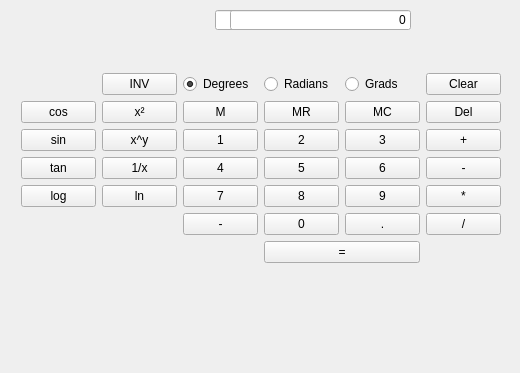
<?xml version="1.0" encoding="UTF-8"?>
<ui version="4.0">
 <class>Widget</class>
 <widget class="QWidget" name="Widget">
  <property name="geometry">
   <rect>
    <x>0</x>
    <y>0</y>
    <width>520</width>
    <height>373</height>
   </rect>
  </property>
  <property name="windowTitle">
   <string>Widget</string>
  </property>
  <property name="autoFillBackground">
   <bool>true</bool>
  </property>
  <widget class="QWidget" name="layoutWidget">
   <property name="geometry">
    <rect>
     <x>10</x>
     <y>40</y>
     <width>502</width>
     <height>256</height>
    </rect>
   </property>
   <layout class="QGridLayout" name="gridLayout_2">
    <item row="0" column="0" colspan="2">
     <layout class="QGridLayout" name="gridLayout">
      <item row="6" column="1">
       <widget class="QPushButton" name="buttonLn">
        <property name="text">
         <string>ln</string>
        </property>
       </widget>
      </item>
      <item row="5" column="1">
       <widget class="QPushButton" name="buttonInvers">
        <property name="text">
         <string>1/x</string>
        </property>
       </widget>
      </item>
      <item row="4" column="1">
       <widget class="QPushButton" name="buttonPow">
        <property name="text">
         <string>x^y</string>
        </property>
       </widget>
      </item>
      <item row="3" column="1">
       <widget class="QPushButton" name="buttonSqr">
        <property name="text">
         <string>x²</string>
        </property>
       </widget>
      </item>
      <item row="7" column="5">
       <widget class="QPushButton" name="buttonDot">
        <property name="text">
         <string>.</string>
        </property>
       </widget>
      </item>
      <item row="7" column="4">
       <widget class="QPushButton" name="button0">
        <property name="text">
         <string>0</string>
        </property>
       </widget>
      </item>
      <item row="7" column="3">
       <widget class="QPushButton" name="buttonSign">
        <property name="text">
         <string>-</string>
        </property>
       </widget>
      </item>
      <item row="6" column="3">
       <widget class="QPushButton" name="button7">
        <property name="text">
         <string>7</string>
        </property>
       </widget>
      </item>
      <item row="6" column="4">
       <widget class="QPushButton" name="button8">
        <property name="text">
         <string>8</string>
        </property>
       </widget>
      </item>
      <item row="6" column="5">
       <widget class="QPushButton" name="button9">
        <property name="text">
         <string>9</string>
        </property>
       </widget>
      </item>
      <item row="5" column="5">
       <widget class="QPushButton" name="button6">
        <property name="text">
         <string>6</string>
        </property>
       </widget>
      </item>
      <item row="5" column="4">
       <widget class="QPushButton" name="button5">
        <property name="text">
         <string>5</string>
        </property>
       </widget>
      </item>
      <item row="5" column="3">
       <widget class="QPushButton" name="button4">
        <property name="text">
         <string>4</string>
        </property>
       </widget>
      </item>
      <item row="4" column="5">
       <widget class="QPushButton" name="button3">
        <property name="text">
         <string>3</string>
        </property>
       </widget>
      </item>
      <item row="4" column="4">
       <widget class="QPushButton" name="button2">
        <property name="text">
         <string>2</string>
        </property>
       </widget>
      </item>
      <item row="4" column="3">
       <widget class="QPushButton" name="button1">
        <property name="text">
         <string>1</string>
        </property>
       </widget>
      </item>
      <item row="3" column="5">
       <widget class="QPushButton" name="mcButton">
        <property name="enabled">
         <bool>true</bool>
        </property>
        <property name="text">
         <string>MC</string>
        </property>
       </widget>
      </item>
      <item row="3" column="4">
       <widget class="QPushButton" name="mrButton">
        <property name="enabled">
         <bool>true</bool>
        </property>
        <property name="text">
         <string>MR</string>
        </property>
       </widget>
      </item>
      <item row="3" column="3">
       <widget class="QPushButton" name="mButton">
        <property name="text">
         <string>M</string>
        </property>
       </widget>
      </item>
      <item row="2" column="4">
       <widget class="QRadioButton" name="radians">
        <property name="text">
         <string>Radians</string>
        </property>
       </widget>
      </item>
      <item row="2" column="5">
       <widget class="QRadioButton" name="grads">
        <property name="text">
         <string>Grads</string>
        </property>
       </widget>
      </item>
      <item row="2" column="3">
       <widget class="QRadioButton" name="degrees">
        <property name="text">
         <string>Degrees</string>
        </property>
        <property name="checked">
         <bool>true</bool>
        </property>
       </widget>
      </item>
      <item row="2" column="1">
       <widget class="QPushButton" name="buttonInv">
        <property name="text">
         <string>INV</string>
        </property>
       </widget>
      </item>
      <item row="7" column="6">
       <widget class="QPushButton" name="buttonD">
        <property name="text">
         <string>/</string>
        </property>
       </widget>
      </item>
      <item row="6" column="6">
       <widget class="QPushButton" name="buttonT">
        <property name="text">
         <string>*</string>
        </property>
       </widget>
      </item>
      <item row="5" column="6">
       <widget class="QPushButton" name="buttonM">
        <property name="text">
         <string>-</string>
        </property>
       </widget>
      </item>
      <item row="4" column="6">
       <widget class="QPushButton" name="buttonA">
        <property name="text">
         <string>+</string>
        </property>
       </widget>
      </item>
      <item row="3" column="6">
       <widget class="QPushButton" name="buttonDel">
        <property name="text">
         <string>Del</string>
        </property>
       </widget>
      </item>
      <item row="2" column="6">
       <widget class="QPushButton" name="buttonClear">
        <property name="text">
         <string>Clear</string>
        </property>
       </widget>
      </item>
      <item row="8" column="4" colspan="2">
       <widget class="QPushButton" name="buttonEq">
        <property name="text">
         <string>=</string>
        </property>
       </widget>
      </item>
      <item row="3" column="0">
       <widget class="QPushButton" name="buttonCos">
        <property name="text">
         <string>cos</string>
        </property>
       </widget>
      </item>
      <item row="4" column="0">
       <widget class="QPushButton" name="buttonSin">
        <property name="text">
         <string>sin</string>
        </property>
       </widget>
      </item>
      <item row="5" column="0">
       <widget class="QPushButton" name="buttonTan">
        <property name="text">
         <string>tan</string>
        </property>
       </widget>
      </item>
      <item row="6" column="0">
       <widget class="QPushButton" name="buttonLog">
        <property name="text">
         <string>log</string>
        </property>
       </widget>
      </item>
     </layout>
    </item>
   </layout>
  </widget>
  <widget class="QLineEdit" name="lineEdit_2">
   <property name="geometry">
    <rect>
     <x>215</x>
     <y>10</y>
     <width>21</width>
     <height>20</height>
    </rect>
   </property>
   <property name="text">
    <string/>
   </property>
  </widget>
  <widget class="QLineEdit" name="lineEdit">
   <property name="geometry">
    <rect>
     <x>230</x>
     <y>10</y>
     <width>181</width>
     <height>20</height>
    </rect>
   </property>
   <property name="text">
    <string>0</string>
   </property>
   <property name="alignment">
    <set>Qt::AlignRight|Qt::AlignTrailing|Qt::AlignVCenter</set>
   </property>
  </widget>
 </widget>
 <layoutdefault spacing="6" margin="11"/>
 <resources/>
 <connections/>
</ui>
